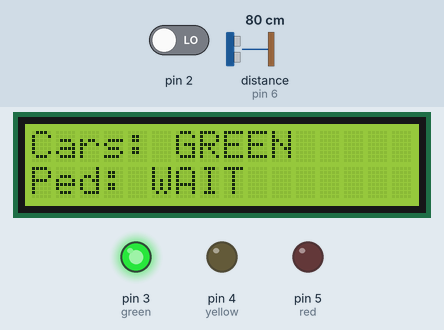
This sketch was run on a simulated Arduino Uno, built with avr-gcc and run on an emulated ATmega328P. Parts: 16×2 character LCD, output pins drawn as LEDs (lit = HIGH). Wiring (inferred from the names in the program): ultrasonic range finder: trigger pin 7; echo pin 6. The inputs (shaded band) are chosen by the test bench; at power-on: pin 2 LOW, distance to the obstacle (sensor on pin 6) 80 cm. The echo pulse lasts 58.3 µs per cm; pins used as bus, display or sensor lines are not drawn.

Above: at 1.2 s.
1.3 s: pin 2 driven HIGH
At 2.2 s:
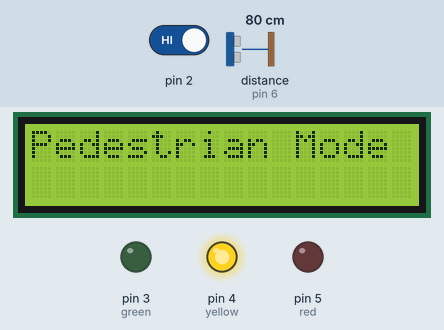
At 3.2 s:
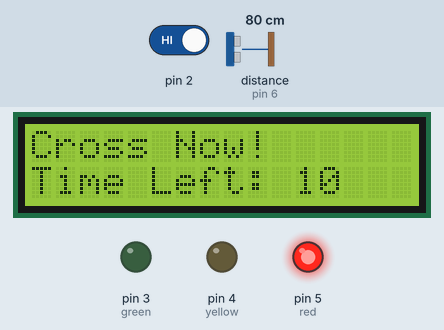
Timing chart, 0 to 26.0 s (numbered marks = the images above; inputs shaded):
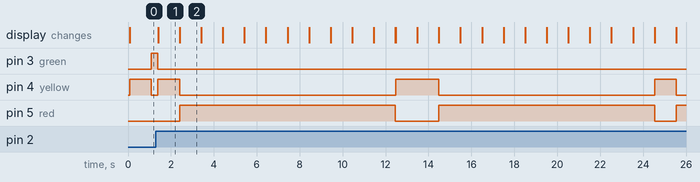

The sketch:

LCD_Traffic_Lights.ino
```cpp
#include <Wire.h>
#include <LiquidCrystal.h>

// LCD pins: RS, E, D4, D5, D6, D7
LiquidCrystal lcd(11, 10, A0, A1, A2, A4);

// Pin definitions
int red = 5;
int yellow = 4;
int green = 3;

int switchState = 0;
int lastSwitchState = 0;
unsigned long lastDebounceTime = 0;
const unsigned long debounceDelay = 50;

const int pingPin = 7;
const int echoPin = 6;

void setup() {
  Serial.begin(9600);

  pinMode(red, OUTPUT);
  pinMode(yellow, OUTPUT);
  pinMode(green, OUTPUT);
  pinMode(2, INPUT);

  // LCD setup
  lcd.begin(16, 2);
  lcd.clear();
  lcd.setCursor(0, 0);
  lcd.print("System Ready");
}

void loop() {
  int reading = digitalRead(2);

  if (reading != lastSwitchState) {
    lastDebounceTime = millis();
  }

  if ((millis() - lastDebounceTime) > debounceDelay) {
    if (reading != switchState) {
      switchState = reading;
    }
  }
  lastSwitchState = reading;

  if (switchState == HIGH) {
    pedestrianMode();
    return;
  }

  int distance = calculateDistance(pingPin, echoPin);

  if (distance <= 100) {
    digitalWrite(red, LOW);
    digitalWrite(yellow, HIGH);
    digitalWrite(green, LOW);

    lcd.clear();
    lcd.setCursor(0, 0);
    lcd.print("Cars: GREEN");
    lcd.setCursor(0, 1);
    lcd.print("Ped: WAIT");

    delay(1000);

    while (distance <= 100) {
      distance = calculateDistance(pingPin, echoPin);
      digitalWrite(red, LOW);
      digitalWrite(yellow, LOW);
      digitalWrite(green, HIGH);

      if (digitalRead(2) == HIGH) {
        pedestrianMode();
        return;
      }
      delay(100);
    }
  }

  if (distance > 100) {
    digitalWrite(red, LOW);
    digitalWrite(yellow, HIGH);
    digitalWrite(green, LOW);

    lcd.clear();
    lcd.setCursor(0, 0);
    lcd.print("Cars: RED");
    lcd.setCursor(0, 1);
    lcd.print("Ped: WAIT");

    delay(1000);

    while (distance > 100) {
      distance = calculateDistance(pingPin, echoPin);
      digitalWrite(red, HIGH);
      digitalWrite(yellow, LOW);
      digitalWrite(green, LOW);

      if (digitalRead(2) == HIGH) {
        pedestrianMode();
        return;
      }
      delay(100);
    }
  }
}

void pedestrianMode() {
  digitalWrite(red, LOW);
  digitalWrite(yellow, HIGH);
  digitalWrite(green, LOW);

  lcd.clear();
  lcd.setCursor(0, 0);
  lcd.print("Pedestrian Mode");
  delay(1000);

  digitalWrite(red, HIGH);
  digitalWrite(yellow, LOW);
  digitalWrite(green, LOW);

  for (int i = 10; i >= 1; i--) {
    lcd.clear();
    lcd.setCursor(0, 0);
    lcd.print("Cross Now!");
    lcd.setCursor(0, 1);
    lcd.print("Time Left: ");
    lcd.print(i);
    delay(1000);
  }

  lcd.clear();
  lcd.setCursor(0, 0);
  lcd.print("Done");

  digitalWrite(red, LOW);
  digitalWrite(yellow, LOW);
  digitalWrite(green, LOW);
}

long microsecondsToCentimeters(long microseconds) {
  return microseconds / 29 / 2;
}

int calculateDistance(int pingPin, int echoPin) {
  long duration, cm;

  pinMode(pingPin, OUTPUT);
  digitalWrite(pingPin, LOW);
  delayMicroseconds(2);

  digitalWrite(pingPin, HIGH);
  delayMicroseconds(10);
  digitalWrite(pingPin, LOW);

  pinMode(echoPin, INPUT);
  duration = pulseIn(echoPin, HIGH);

  cm = microsecondsToCentimeters(duration);
  return cm;
}
```

Measured:
- after the input at 1.3 s, pin 3 (green): HIGH → LOW after 0.10 s; pin 4 (yellow): goes HIGH 1.0 s, LOW 10.1 s, HIGH 2.0 s, LOW 10.1 s, HIGH 1.0 s, then LOW, starting after 0.10 s; pin 5 (red): goes HIGH 10.1 s, LOW 2.0 s, HIGH 10.1 s, LOW 1.0 s, then HIGH, starting after 1.1 s; the display: changes after 0.10 s (image 1)
- what the display in image 1 shows lasts 1.0 s, from 1.4 s to 2.4 s
